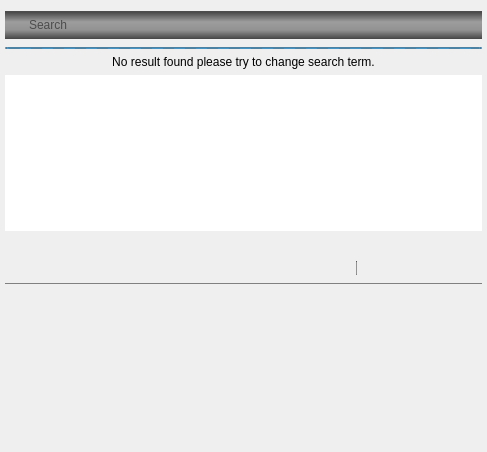
<?xml version="1.0" encoding="UTF-8"?>
<ui version="4.0">
 <class>Lyrics</class>
 <widget class="QWidget" name="Lyrics">
  <property name="geometry">
   <rect>
    <x>0</x>
    <y>0</y>
    <width>487</width>
    <height>452</height>
   </rect>
  </property>
  <property name="windowTitle">
   <string/>
  </property>
  <layout class="QVBoxLayout" name="verticalLayout">
   <property name="leftMargin">
    <number>2</number>
   </property>
   <property name="topMargin">
    <number>2</number>
   </property>
   <property name="rightMargin">
    <number>2</number>
   </property>
   <property name="bottomMargin">
    <number>2</number>
   </property>
   <item>
    <widget class="QWidget" name="resultWidget" native="true">
     <layout class="QVBoxLayout" name="verticalLayout_3">
      <property name="leftMargin">
       <number>3</number>
      </property>
      <property name="topMargin">
       <number>0</number>
      </property>
      <property name="rightMargin">
       <number>3</number>
      </property>
      <property name="bottomMargin">
       <number>3</number>
      </property>
      <item>
       <widget class="QWidget" name="searchWidget" native="true">
        <property name="sizePolicy">
         <sizepolicy hsizetype="Preferred" vsizetype="Maximum">
          <horstretch>0</horstretch>
          <verstretch>0</verstretch>
         </sizepolicy>
        </property>
        <property name="styleSheet">
         <string notr="true"/>
        </property>
        <layout class="QHBoxLayout" name="horizontalLayout_5">
         <property name="spacing">
          <number>0</number>
         </property>
         <property name="sizeConstraint">
          <enum>QLayout::SetDefaultConstraint</enum>
         </property>
         <property name="leftMargin">
          <number>0</number>
         </property>
         <property name="rightMargin">
          <number>0</number>
         </property>
         <property name="bottomMargin">
          <number>2</number>
         </property>
         <item>
          <widget class="QLabel" name="label_5">
           <property name="sizePolicy">
            <sizepolicy hsizetype="Maximum" vsizetype="Preferred">
             <horstretch>0</horstretch>
             <verstretch>0</verstretch>
            </sizepolicy>
           </property>
           <property name="minimumSize">
            <size>
             <width>22</width>
             <height>28</height>
            </size>
           </property>
           <property name="autoFillBackground">
            <bool>false</bool>
           </property>
           <property name="styleSheet">
            <string notr="true">background-color: qlineargradient(spread:pad, x1:0, y1:0, x2:0, y2:1, stop:0.0555556 rgba(0, 0, 0, 174), stop:0.38764 rgba(0, 1, 1, 88), stop:0.679775 rgba(0, 0, 0, 99), stop:1 rgba(0, 0, 0, 181));
border:none;
border-radius:0px;</string>
           </property>
           <property name="text">
            <string/>
           </property>
           <property name="scaledContents">
            <bool>false</bool>
           </property>
           <property name="alignment">
            <set>Qt::AlignCenter</set>
           </property>
           <property name="wordWrap">
            <bool>false</bool>
           </property>
           <property name="textInteractionFlags">
            <set>Qt::NoTextInteraction</set>
           </property>
          </widget>
         </item>
         <item>
          <widget class="QLineEdit" name="query">
           <property name="sizePolicy">
            <sizepolicy hsizetype="Preferred" vsizetype="Fixed">
             <horstretch>0</horstretch>
             <verstretch>0</verstretch>
            </sizepolicy>
           </property>
           <property name="minimumSize">
            <size>
             <width>200</width>
             <height>28</height>
            </size>
           </property>
           <property name="styleSheet">
            <string notr="true">background-color: qlineargradient(spread:pad, x1:0, y1:0, x2:0, y2:1, stop:0.0555556 rgba(0, 0, 0, 174), stop:0.38764 rgba(0, 1, 1, 88), stop:0.679775 rgba(0, 0, 0, 99), stop:1 rgba(0, 0, 0, 181));
border:none;

border-radius:0px;</string>
           </property>
           <property name="text">
            <string/>
           </property>
           <property name="placeholderText">
            <string>Search</string>
           </property>
          </widget>
         </item>
        </layout>
       </widget>
      </item>
      <item>
       <widget class="QProgressBar" name="progressBar">
        <property name="maximumSize">
         <size>
          <width>16777215</width>
          <height>2</height>
         </size>
        </property>
        <property name="maximum">
         <number>0</number>
        </property>
        <property name="value">
         <number>0</number>
        </property>
        <property name="format">
         <string/>
        </property>
       </widget>
      </item>
      <item>
       <widget class="QLabel" name="noResult">
        <property name="text">
         <string>No result found please try to change search term.</string>
        </property>
        <property name="alignment">
         <set>Qt::AlignCenter</set>
        </property>
       </widget>
      </item>
      <item>
       <widget class="QListWidget" name="result">
        <property name="sizePolicy">
         <sizepolicy hsizetype="Ignored" vsizetype="Expanding">
          <horstretch>0</horstretch>
          <verstretch>0</verstretch>
         </sizepolicy>
        </property>
        <property name="styleSheet">
         <string notr="true">border:none;</string>
        </property>
        <property name="verticalScrollMode">
         <enum>QAbstractItemView::ScrollPerPixel</enum>
        </property>
        <property name="spacing">
         <number>3</number>
        </property>
       </widget>
      </item>
      <item>
       <widget class="QLabel" name="resultCount">
        <property name="text">
         <string/>
        </property>
        <property name="alignment">
         <set>Qt::AlignCenter</set>
        </property>
       </widget>
      </item>
     </layout>
    </widget>
   </item>
   <item>
    <widget class="QWidget" name="lyricsWidget" native="true">
     <layout class="QVBoxLayout" name="verticalLayout_2">
      <property name="leftMargin">
       <number>3</number>
      </property>
      <property name="topMargin">
       <number>0</number>
      </property>
      <property name="rightMargin">
       <number>3</number>
      </property>
      <property name="bottomMargin">
       <number>3</number>
      </property>
      <item>
       <widget class="QWidget" name="toolbar" native="true">
        <property name="styleSheet">
         <string notr="true">QWidget#toolbar
       {color: silver;
         background-image:url(:/icons/texture.png), linear-gradient(hsla(0,0%,32%,.99), hsla(0,0%,27%,.95));
        selection-background-color:#3d8ec9;
        selection-color: black; background-clip: border;
        border-image: none; outline: 0;
		 border-bottom: 1px solid grey;
}</string>
        </property>
        <layout class="QHBoxLayout" name="horizontalLayout">
         <property name="topMargin">
          <number>1</number>
         </property>
         <item>
          <widget class="QPushButton" name="copy">
           <property name="sizePolicy">
            <sizepolicy hsizetype="Maximum" vsizetype="Fixed">
             <horstretch>0</horstretch>
             <verstretch>0</verstretch>
            </sizepolicy>
           </property>
           <property name="toolTip">
            <string>Copy Lyrics</string>
           </property>
           <property name="styleSheet">
            <string notr="true">border:none;
background:transparent;</string>
           </property>
           <property name="text">
            <string/>
           </property>
           <property name="icon">
            <iconset resource="icons.qrc">
             <normaloff>:/icons/micro/select_all.png</normaloff>:/icons/micro/select_all.png</iconset>
           </property>
          </widget>
         </item>
         <item>
          <widget class="QPushButton" name="edit">
           <property name="enabled">
            <bool>false</bool>
           </property>
           <property name="sizePolicy">
            <sizepolicy hsizetype="Maximum" vsizetype="Fixed">
             <horstretch>0</horstretch>
             <verstretch>0</verstretch>
            </sizepolicy>
           </property>
           <property name="toolTip">
            <string>Edit Lyrics (availabe soon)</string>
           </property>
           <property name="styleSheet">
            <string notr="true">border:none;
background:transparent;</string>
           </property>
           <property name="text">
            <string/>
           </property>
           <property name="icon">
            <iconset resource="icons.qrc">
             <normaloff>:/icons/micro/open_editor.png</normaloff>:/icons/micro/open_editor.png</iconset>
           </property>
          </widget>
         </item>
         <item>
          <layout class="QHBoxLayout" name="lyricsTitleLayout">
           <property name="topMargin">
            <number>0</number>
           </property>
           <property name="rightMargin">
            <number>0</number>
           </property>
          </layout>
         </item>
         <item>
          <widget class="QPushButton" name="zoomIn">
           <property name="sizePolicy">
            <sizepolicy hsizetype="Maximum" vsizetype="Fixed">
             <horstretch>0</horstretch>
             <verstretch>0</verstretch>
            </sizepolicy>
           </property>
           <property name="toolTip">
            <string>Zoom In</string>
           </property>
           <property name="styleSheet">
            <string notr="true">border:none;
background:transparent;</string>
           </property>
           <property name="text">
            <string/>
           </property>
           <property name="icon">
            <iconset resource="icons.qrc">
             <normaloff>:/icons/sidebar/addToLibrary.png</normaloff>:/icons/sidebar/addToLibrary.png</iconset>
           </property>
          </widget>
         </item>
         <item>
          <widget class="QPushButton" name="zoomOut">
           <property name="sizePolicy">
            <sizepolicy hsizetype="Maximum" vsizetype="Fixed">
             <horstretch>0</horstretch>
             <verstretch>0</verstretch>
            </sizepolicy>
           </property>
           <property name="toolTip">
            <string>Zoom Out</string>
           </property>
           <property name="styleSheet">
            <string notr="true">border:none;
background:transparent;</string>
           </property>
           <property name="text">
            <string/>
           </property>
           <property name="icon">
            <iconset resource="icons.qrc">
             <normaloff>:/icons/sidebar/removeFromLibrary.png</normaloff>:/icons/sidebar/removeFromLibrary.png</iconset>
           </property>
          </widget>
         </item>
         <item>
          <widget class="Line" name="line">
           <property name="minimumSize">
            <size>
             <width>1</width>
             <height>0</height>
            </size>
           </property>
           <property name="maximumSize">
            <size>
             <width>1</width>
             <height>16777215</height>
            </size>
           </property>
           <property name="styleSheet">
            <string notr="true">background-color: #808080;</string>
           </property>
           <property name="orientation">
            <enum>Qt::Vertical</enum>
           </property>
          </widget>
         </item>
         <item>
          <widget class="QPushButton" name="close">
           <property name="sizePolicy">
            <sizepolicy hsizetype="Maximum" vsizetype="Fixed">
             <horstretch>0</horstretch>
             <verstretch>0</verstretch>
            </sizepolicy>
           </property>
           <property name="toolTip">
            <string>Close lyrics view (Back)</string>
           </property>
           <property name="styleSheet">
            <string notr="true">border:none;
background:transparent;</string>
           </property>
           <property name="text">
            <string/>
           </property>
           <property name="icon">
            <iconset resource="icons.qrc">
             <normaloff>:/icons/micro/close.png</normaloff>:/icons/micro/close.png</iconset>
           </property>
          </widget>
         </item>
        </layout>
       </widget>
      </item>
      <item>
       <widget class="QTextBrowser" name="lyrics">
        <property name="styleSheet">
         <string notr="true">QTextBrowser{
	background-color: transparent;
	border:none;
}

QScrollBar:vertical {
	   background-color: transparent;
	   border:none;
       width: 10px;
       margin: 22px 0 22px 0;
   }
   QScrollBar::handle:vertical {
       background: grey;
       min-height: 20px;
   }</string>
        </property>
        <property name="textInteractionFlags">
         <set>Qt::TextSelectableByMouse</set>
        </property>
       </widget>
      </item>
     </layout>
    </widget>
   </item>
  </layout>
 </widget>
 <resources>
  <include location="icons.qrc"/>
 </resources>
 <connections/>
</ui>
